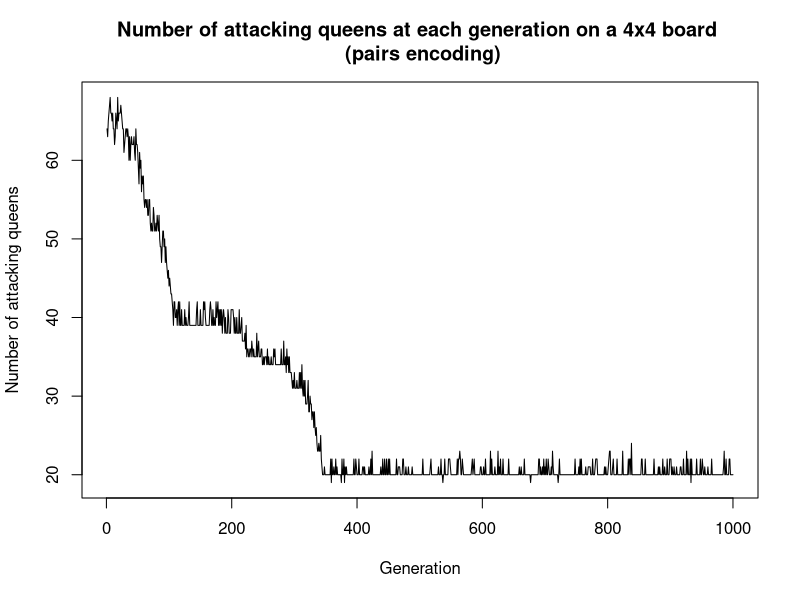
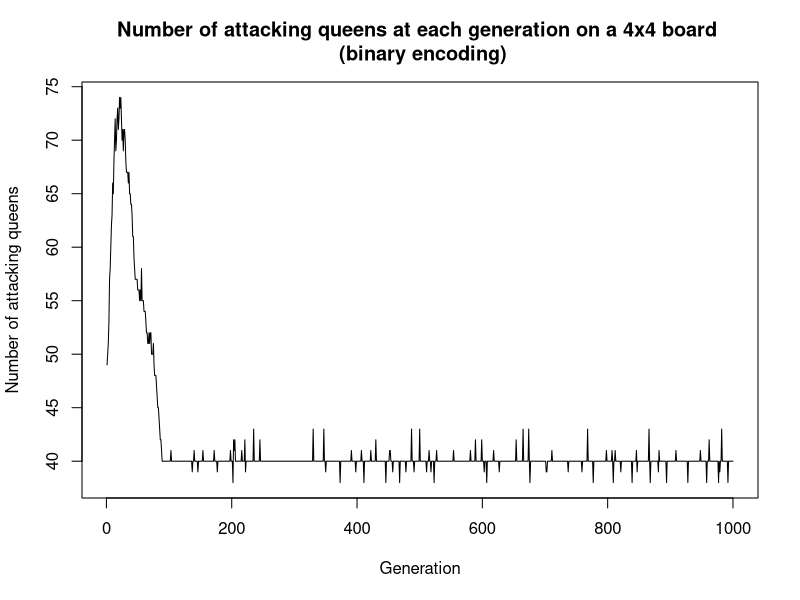
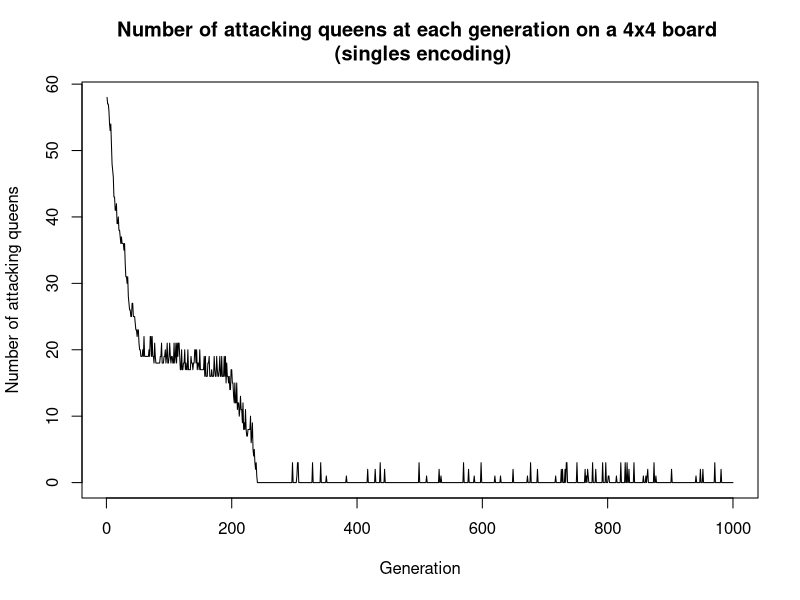
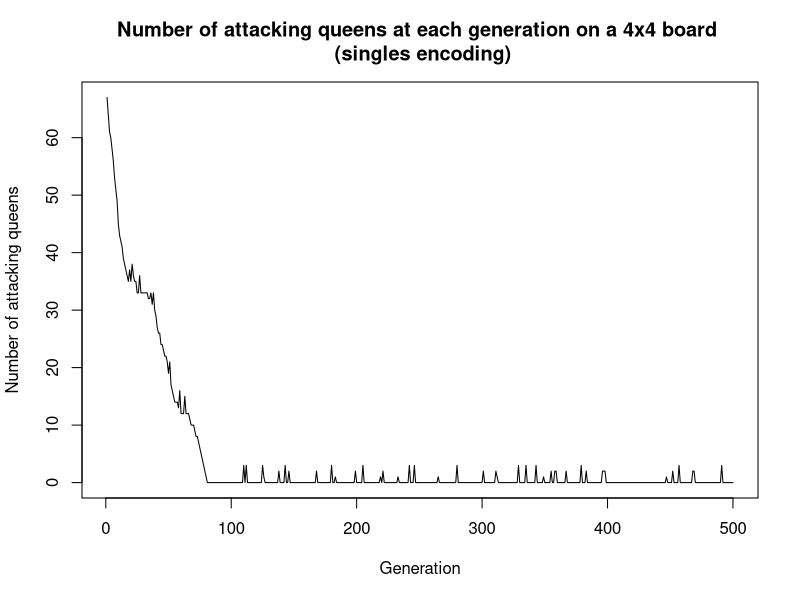
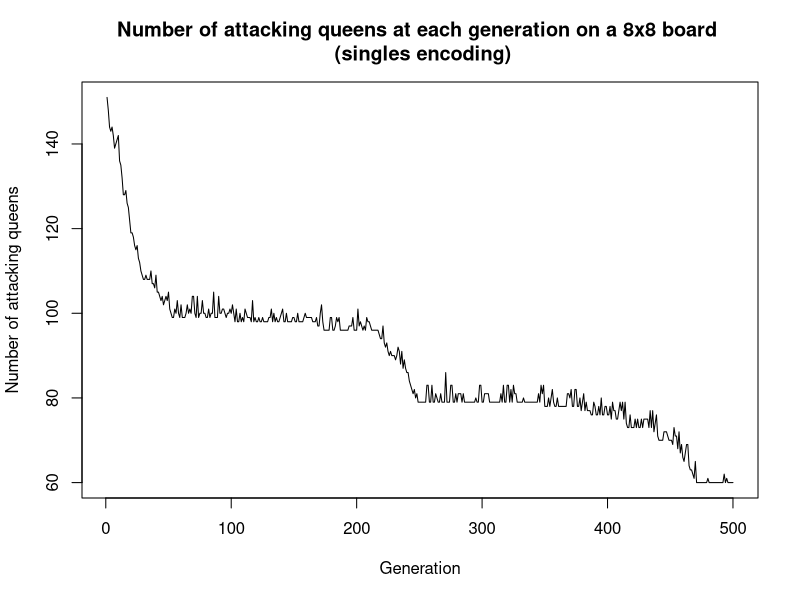
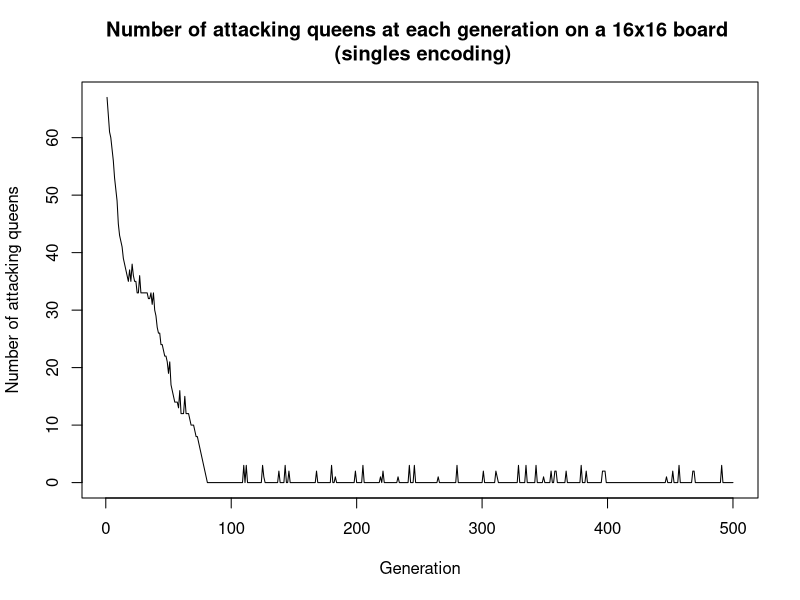
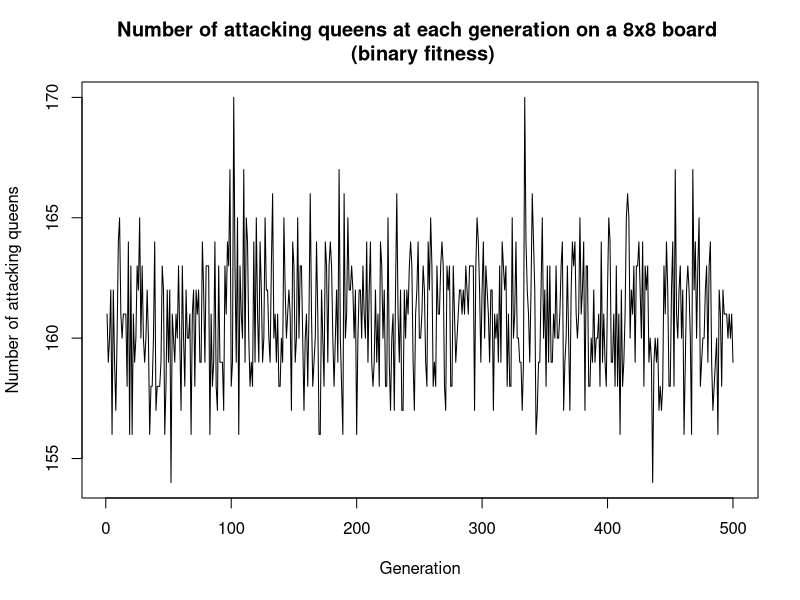
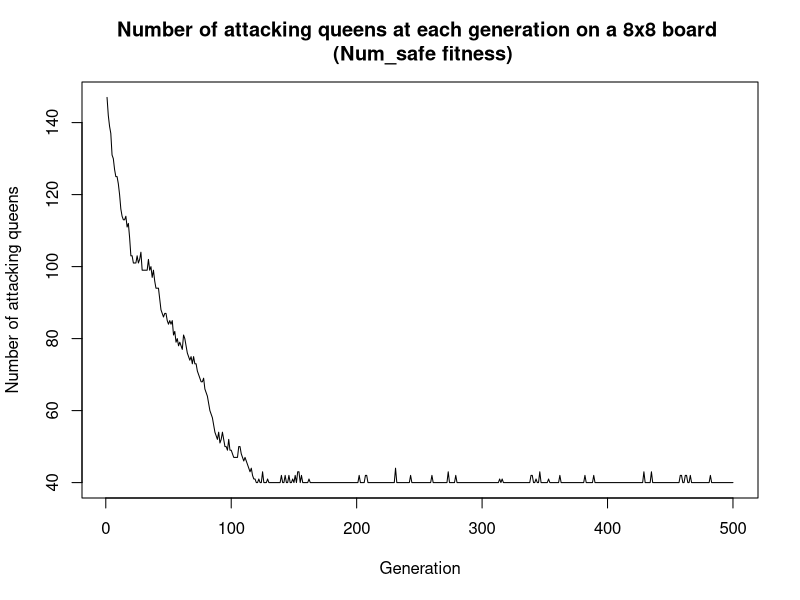

These charts were generated, in order, by the following R code:
## ---- chunk 1
knitr::opts_chunk$set(echo = FALSE, cache = TRUE)
## ---- chunk 2
BinToDec <- function(x){
  #https://stackoverflow.com/questions/12892348/convert-binary-string-to-binary-or-decimal-value
  sum(2^(which(rev(unlist(strsplit(as.character(x), "")) == 1))-1))
}

vizualize_board <- function(layout, n){
  #Given a layout, vizualizes the board
  if(typeof(layout) == "list" & is.null(ncol(layout))){
    #print("Binary")
    #Binary
    board <- matrix(nrow = n, ncol = n)
    #fill the board with 0s
    for (i in 1:nrow(board)){
      for (j in 1:ncol(board)){
        board[i,j] <- 0
      }
    }
    for (i in 1:n){
      board[i,BinToDec(layout[[i]])] <- 1
    }
    board <- t(board)
    #print(board)
  }else if(typeof(layout) == "integer" & is.null(ncol(layout))){
    #print("Singles")
    #Singles
    #fill the board with 0s
    board <- matrix(nrow = n, ncol = n)
    for (i in 1:n){
      for (j in 1:n){
        board[i,j] <- 0
      }
    }
    for (i in 1:n){
      board[i,layout[i]] <- 1
    }
    board <- t(board)
    #print(board)
  }else{
    #Pairs
    #print("Pairs")
    board <- matrix(nrow = n, ncol = n)
    #fill the board with 0s
    for (i in 1:nrow(board)){
      for (j in 1:ncol(board)){
        board[i,j] <- 0
      }
    }
    for (i in 1:nrow(layout)){
      board[layout[i,1], layout[i,2]] <- 1
    }
  }
  #Print the board in the console:
  for (i in 1:(nrow(board)*2)){
    cat("_")
  }
  cat("\n")
  for (i in 1:nrow(board)){
    cat("|")
    for (j in 1:ncol(board)){
      if(board[i,j] == 0){
        cat(" |")
      }else{
        cat("Q|")
      }
    }
    cat("\n")
  }
}
## ---- chunk 3
#################### PAIRS REPRESENTATION ####################

# Question 2 : Crossover

crossover <- function(layout1, layout2, p){
  #PAIRS (matrix)
  kid <- matrix(nrow = nrow(layout1), ncol = 2)
  for (i in 1:p){
    kid[i,] <- layout1[i,]
  }
  for (i in (p+1):nrow(layout2)){
    kid[i,] <- layout2[i,]
  }
  return(kid)
}

# Question 3 : Mutate

mutate <- function(layout,n){
  pair <- sample(n,1)
  layout[pair,1] <- sample(n,1)
  layout[pair,2] <- sample(n,1)
  #Disadvantages of this layout : can move to a location where there is already a queen 
  # --> Good or bad ? Good: simulate a queen "disappearing", bad: duplicates in the representation
  return(layout)
}

# Question 4 : Fitness

fitness <- function(layout, fitness_function, n){
  board <- matrix(nrow = n, ncol = n)
  #fill the board with 0s
  for (i in 1:n){
    for (j in 1:n){
      board[i,j] <- 0
    }
  }
  #fill the board with 1s where there are queens
  for (i in 1:n){
    board[layout[i,1], layout[i,2]] <- 1
  }
  #================================================================================
 #Convert the board to a list of coordinates 
  my_vec <- c()
  for(i in 1:n){
    for(j in 1:n){
      if(board[i,j]==1){
        my_vec <- c(my_vec, c(i,j))
      }
    }
  }
  if(length(my_vec) == 0){
    return(0)
  }
  points<-array( my_vec, dim=c(2,length(my_vec)/2))
  are_attacking_eachother <- function(Q1,Q2){
    #https://stackoverflow.com/questions/57239548/how-to-check-if-a-queen-is-under-attack-in-nqueens
    (Q1[1] == Q2[1] | Q1[2] == Q2[2] | Q1[1]-Q1[2] == Q2[1]-Q2[2] | Q1[1]+Q1[2] == Q2[1]+Q2[2])
  }
  fitness <- 0
  if(length(points)/2 == 1){
    if(fitness_function == "binary"){
      return(0)
    }else if(fitness_function == "num_safe"){
      return(1)
    }else{
      #number of attacking pairs
      return(0)
    }
  }else if(fitness_function == "binary"){
      for(queen in 1:((length(points)/2)-1)){
        for(other_queen in (queen+1):(length(points)/2)){
          Q1 <- c(points[1,queen], points[2,queen])
          Q2 <- c(points[1,other_queen], points[2,other_queen])
          if(are_attacking_eachother(Q1, Q2)){
            fitness <- 1
          }
        } 
      }
  }else if(fitness_function == "num_safe"){
    safe <- 0
     for(queen in 1:((length(points)/2)-1)){
        for(other_queen in (queen+1):(length(points)/2)){
          Q1 <- c(points[1,queen], points[2,queen])
          Q2 <- c(points[1,other_queen], points[2,other_queen])
          if(!are_attacking_eachother(Q1, Q2)){
            safe <- safe + 2
          }
        } 
     }
    #to scale to [0,1], we could divide by the max number of queens that can be safe
    fitness <- safe
  }else if(fitness_function == "num_attacking"){
    num_attacking <- 0
    for(queen in 1:((length(points)/2)-1)){
      for(other_queen in (queen+1):(length(points)/2)){
        Q1 <- c(points[1,queen], points[2,queen])
        Q2 <- c(points[1,other_queen], points[2,other_queen])
        if(are_attacking_eachother(Q1, Q2)){
          num_attacking <- num_attacking + 1
        }
      } 
    }
    fitness <- num_attacking
  }else{
      #(nC2 - number) of pairs of queens attacking each other.
      nc2 <- (n*(n-1)/2)
      num_attacking <- 0
      for(queen in 1:((length(points)/2)-1)){
        for(other_queen in (queen+1):(length(points)/2)){
          Q1 <- c(points[1,queen], points[2,queen])
          Q2 <- c(points[1,other_queen], points[2,other_queen])
          if(are_attacking_eachother(Q1, Q2)){
            fitness <- 1
          }
        } 
      }
      fitness <- (nc2 - num_attacking)
  }
  return(fitness)
}

# Question 5 : Genetic Algorithm

generate_random_layout_pairs <- function(n){
  pairs<-array(0, dim=c(n,2))
  for (i in 1:n){
    pairs[i,1] <- sample(n,1)
    pairs[i,2] <- sample(n,1)
  }
  return(pairs)
}

darwin_pairs <- function(n_generations, board_size, n_population, mutprob, fitness_function, crossover_p){
  ###### Initialization ######
  #generate random population
  population <- list()
  for(i in 1:n_population){
    population[[i]] <- generate_random_layout_pairs(board_size)
  }

  #calculate fitness of population
  fitnesses <- c()
  for(i in 1:n_population){
    fitnesses[i] <- fitness(population[[i]], fitness_function, board_size)
  }
  n_attacking_queens <- c()
  solutions <- list()
  ###### Genetic Algorithm ######
  for(generation in 1:n_generations){

    #Two individuals are randomly sampled from the current population, 
    # they are further used as parents
    parents <- sample(population, 2, replace = FALSE)

    #One individual with the smallest fitness is selected from the current population,
    # this will be the victim
    victim <- population[which.min(fitnesses)]
    victim_idx <- which.min(fitnesses)
    #The two sampled parents are to produce a kid by crossover
    kid <- crossover(parents[[1]], parents[[2]], p=crossover_p)

    #this kid should be mutated with probability mutprob
    if(runif(1) < mutprob){
      kid <- mutate(kid, board_size)
    }

    #The victim is replaced by the kid in the population
    population[[victim_idx]] <- kid

    #Do not forget to update the vector of fitness values of the population
    fitnesses[victim_idx] <- fitness(kid, fitness_function, board_size)

    #Remember the number of pairs of queens attacking each other at the given iteration
    attacking_queens <- 0
    for(i in 1:n_population){
      attacking_queens <- attacking_queens + fitness(population[[i]], "num_attacking", board_size)
      if(fitness(population[[i]], "num_attacking", board_size) == 0){
        solutions[[length(solutions)+1]] <- population[[i]]
      }
    }
    n_attacking_queens <- c(n_attacking_queens, attacking_queens)

  }
  return(list(n_attacking_queens = n_attacking_queens, solutions = solutions))
}

## ---- chunk 4
# Question 6 : Legal Configuration
res_pairs <- darwin_pairs(n_generations = 1000, 
                          board_size =  4, 
                          n_population = 20, 
                          mutprob = 0.1, 
                          fitness_function = "num_safe",
                          crossover_p = 2)

cat("found", length(res_pairs$solutions), "legal configurations \n")
cat("Example of a legal configuration : \n")
if(length(res_pairs$solutions) > 0){
  vizualize_board(res_pairs$solutions[[1]], 4)
}
## ---- chunk 5
# Question 7 : Plot
plot(res_pairs$n_attacking_queens, type="l", xlab="Generation", ylab="Number of attacking queens")
title("Number of attacking queens at each generation on a 4x4 board \n (pairs encoding)")

## ---- chunk 6
################### Binary Representation ###################

# Question 2 : Crossover

crossover <- function(layout1, layout2, p){
  #p < log2(n)/2
  kid <- list()
  for (i in 1:p){
    kid[[i]] <- layout1[[i]]
  }
  for (i in (p+1):length(layout2)){
    kid[[i]] <- layout2[[i]]
  }
  return(kid)
}

# Question 3 : Mutate

mutate <- function(layout,n){
    #randomly select a binary string
    binary_string <- sample(1:length(layout), 1)
    #randomly select a bit in the binary string
    bit <- sample(1:length(layout[[binary_string]]), 1)
    #flip the bit
    layout[[binary_string]][bit] <- abs(layout[[binary_string]][bit] - 1)
    return(layout)
}

# Question 4 : Fitness

fitness <- function(layout, fitness_function, n){
  #Very twisted and inefficient way of doing things, to be modified
  board <- matrix(nrow = n, ncol = n)
  #fill the board with 0s
  for (i in 1:nrow(board)){
    for (j in 1:ncol(board)){
      board[i,j] <- 0
    }
  }
  for (i in 1:length(layout)){
    board[i, BinToDec(layout[[i]])] <- 1
  }
  board <- t(board) 

  #================================================================================
  #At this point, the board var should contain a matrix on the state of the board, with 1s for queens and 0s for empty spaces
  #Convert the board to a list of coordinates 
  my_vec <- c()
  for(i in 1:n){
    for(j in 1:n){
      if(board[i,j]==1){
        my_vec <- c(my_vec, c(i,j))
      }
    }
  }
  if(length(my_vec) == 0){
    return(0)
  }
  points<-array( my_vec, dim=c(2,length(my_vec)/2))
  are_attacking_eachother <- function(Q1,Q2){
    #https://stackoverflow.com/questions/57239548/how-to-check-if-a-queen-is-under-attack-in-nqueens
    (Q1[1] == Q2[1] | Q1[2] == Q2[2] | Q1[1]-Q1[2] == Q2[1]-Q2[2] | Q1[1]+Q1[2] == Q2[1]+Q2[2])
  }
  fitness <- 0
  #If only one queen on the board:
  if(length(points)/2 <= 1){
    if(fitness_function == "binary"){
      return(0)
    }else if(fitness_function == "num_safe"){
      return(length(points)/2)
    }else{ #number of attacking pairs
      return(0)
    }
    
  }else if(fitness_function == "binary"){
      for(queen in 1:((length(points)/2)-1)){
        for(other_queen in (queen+1):(length(points)/2)){
          Q1 <- c(points[1,queen], points[2,queen])
          Q2 <- c(points[1,other_queen], points[2,other_queen])
          if(are_attacking_eachother(Q1, Q2)){
            fitness <- 1
          }
        } 
      }
  }else if(fitness_function == "num_safe"){
    safe <- 0
     for(queen in 1:((length(points)/2)-1)){
        for(other_queen in (queen+1):(length(points)/2)){
          Q1 <- c(points[1,queen], points[2,queen])
          Q2 <- c(points[1,other_queen], points[2,other_queen])
          if(!are_attacking_eachother(Q1, Q2)){
            safe <- safe + 2
          }
        } 
     }
    #to scale to [0,1], we can divide by the max number of queens that can be safe
    fitness <- safe
    
  }else if(fitness_function == "num_attacking"){
    num_attacking <- 0
    for(queen in 1:((length(points)/2)-1)){
      for(other_queen in (queen+1):(length(points)/2)){
        Q1 <- c(points[1,queen], points[2,queen])
        Q2 <- c(points[1,other_queen], points[2,other_queen])
        if(are_attacking_eachother(Q1, Q2)){
          num_attacking <- num_attacking + 1
        }
      } 
    }
    fitness <- num_attacking
  }else{
      #(nC2 - number) of pairs of queens attacking each other.
      nc2 <- (n*(n-1)/2)
      num_attacking <- 0
      for(queen in 1:((length(points)/2)-1)){
        for(other_queen in (queen+1):(length(points)/2)){
          Q1 <- c(points[1,queen], points[2,queen])
          Q2 <- c(points[1,other_queen], points[2,other_queen])
          if(are_attacking_eachother(Q1, Q2)){
            fitness <- 1
          }
        } 
      }
      fitness <- nc2 - num_attacking
  }
  return(fitness)
}

# Question 5 : Genetic Algorithm

generate_random_layout_binary <- function(n){
  #Only works for n powers of 2, otherwise it can produces queens outside of the board
  layout <- list()
  for (i in 1:n){
    layout[[i]] <- sample(0:1, ceiling(log2(n)), replace = TRUE)
  }
  return(layout)
}

darwin_bin <- function(n_generations, board_size, n_population, mutprob, fitness_function, crossover_p){

  #generate random population
  population <- list()
  for(i in 1:n_population){
    population[[i]] <- generate_random_layout_binary(board_size)
  }

  #calculate fitness of population
  fitnesses <- c()
  for(i in 1:n_population){
    fitnesses[i] <- fitness(population[[i]], fitness_function, board_size)
  }
  n_attacking_queens <- c()
  solutions <- list()
  ###### Genetic Algorithm ######
  for(generation in 1:n_generations){
    #Two individuals are randomly sampled from the current population, they are further used as parents
    parents <- sample(population, 2, replace = FALSE)

    #One individual with the smallest fitness is selected from the current population, this will be the victim
    victim <- population[which.min(fitnesses)][[1]]
    victim_idx <- which.min(fitnesses)

    #The two sampled parents are to produce a kid by crossover
    kid <- crossover(parents[[1]], parents[[2]], p=crossover_p)
    #this kid should be mutated with probability mutprob
    if(runif(1) < mutprob){
      kid <- mutate(kid, board_size)
    }
    #The victim is replaced by the kid in the population
  
    population[[victim_idx]] <- kid

    #Do not forget to update the vector of fitness values of the population
    fitnesses[victim_idx] <- fitness(kid, fitness_function, board_size)

  #Remember the number of pairs of queens attacking each other at the given iteration
    attacking_queens <- 0
    for(i in 1:n_population){
      attacking_queens <- attacking_queens + fitness(population[[i]], "num_attacking", board_size)
      if(fitness(population[[i]], "num_attacking", board_size) == 0){
        solutions[[length(solutions)+1]] <- population[[i]]
      }
    }
    n_attacking_queens <- c(n_attacking_queens, attacking_queens)

  }
  return(list(n_attacking_queens = n_attacking_queens, solutions = solutions))
}

## ---- chunk 7
# Question 6 : Legal Configuration
res_bin <- darwin_bin(n_generations = 1000, 
                          board_size =  4, 
                          n_population = 20, 
                          mutprob = 0.1, 
                          fitness_function = "num_safe",
                          crossover_p = 1) #Bin rep so 2bits only

cat("found", length(res_bin$solutions), "legal configurations \n")
cat("Example of a legal configuration : \n")
if(length(res_bin$solutions) > 0){
  vizualize_board(res_bin$solutions[[1]], 4)
}
## ---- chunk 8
# Question 7 : Plot
plot(res_bin$n_attacking_queens, type="l", xlab="Generation", ylab="Number of attacking queens")
title("Number of attacking queens at each generation on a 4x4 board \n (binary encoding)")

## ---- chunk 9
################### Singles Representation ###################

# Question 2 : Crossover

crossover <- function(layout1, layout2, p){
  kid <- c()
    for (i in 1:p){
      kid <- c(kid , layout1[i])
    }
    for (i in (p+1):length(layout2)){
      kid <- c(kid , layout2[i])
    }
    return(kid)
}

# Question 3 : Mutate

mutate <- function(layout,n){
    row <- sample(n,1)
    layout[row] <- sample(n,1)
    #Disadvantages of this method : a queen can only be moved within a column, and it can also not be moved at all
    return(layout)
}

# Question 4 : Fitness

fitness <- function(layout, fitness_function, n){
  #Very twisted and inefficient way of doing things, to be modified
  board <- matrix(nrow = n, ncol = n)
  #fill the board with 0s
  for (i in 1:n){
    for (j in 1:n){
      board[i,j] <- 0
    }
  }
  for (i in 1:n){
    board[i,layout[i]] <- 1
  }
  board <- t(board)
  #================================================================================
  #At this point, the board var should contain a matrix on the state of the board, with 1s for queens and 0s for empty spaces
  #Convert the board to a list of coordinates 
  my_vec <- c()
  for(i in 1:n){
    for(j in 1:n){
      if(board[i,j]==1){
        my_vec <- c(my_vec, c(i,j))
      }
    }
  }
  if(length(my_vec) == 0){
    return(0)
  }
  points<-array( my_vec, dim=c(2,length(my_vec)/2))
  are_attacking_eachother <- function(Q1,Q2){
    #https://stackoverflow.com/questions/57239548/how-to-check-if-a-queen-is-under-attack-in-nqueens
    (Q1[1] == Q2[1] | Q1[2] == Q2[2] | Q1[1]-Q1[2] == Q2[1]-Q2[2] | Q1[1]+Q1[2] == Q2[1]+Q2[2])
  }
  fitness <- 0
  #If only one queen on the board:
  if(length(points)/2 <= 1){
    if(fitness_function == "binary"){
      return(0)
    }else if(fitness_function == "num_safe"){
      return(length(points)/2)
    }else{ #number of attacking pairs
      return(0)
    }
  }else if(fitness_function == "binary"){
      for(queen in 1:((length(points)/2)-1)){
        for(other_queen in (queen+1):(length(points)/2)){
          Q1 <- c(points[1,queen], points[2,queen])
          Q2 <- c(points[1,other_queen], points[2,other_queen])
          if(are_attacking_eachother(Q1, Q2)){
            fitness <- 1
          }
        } 
      }
  }else if(fitness_function == "num_safe"){
    safe <- 0
     for(queen in 1:((length(points)/2)-1)){
        for(other_queen in (queen+1):(length(points)/2)){
          Q1 <- c(points[1,queen], points[2,queen])
          Q2 <- c(points[1,other_queen], points[2,other_queen])
          if(!are_attacking_eachother(Q1, Q2)){
            safe <- safe + 2
          }
        } 
     }
    #to scale to [0,1], we can divide by the max number of queens that can be safe
    fitness <- safe
  }else if(fitness_function == "num_attacking"){
    num_attacking <- 0
    for(queen in 1:((length(points)/2)-1)){
      for(other_queen in (queen+1):(length(points)/2)){
        Q1 <- c(points[1,queen], points[2,queen])
        Q2 <- c(points[1,other_queen], points[2,other_queen])
        if(are_attacking_eachother(Q1, Q2)){
          num_attacking <- num_attacking + 1
        }
      } 
    }
    fitness <- num_attacking
  }else{
      #(nC2 - number) of pairs of queens attacking each other.
      nc2 <- (n*(n-1)/2)
      num_attacking <- 0
      for(queen in 1:((length(points)/2)-1)){
        for(other_queen in (queen+1):(length(points)/2)){
          Q1 <- c(points[1,queen], points[2,queen])
          Q2 <- c(points[1,other_queen], points[2,other_queen])
          if(are_attacking_eachother(Q1, Q2)){
            fitness <- 1
          }
        } 
      }
      fitness <- (nc2 - num_attacking)
  }
  return(fitness)
}

# Question 5 : Genetic Algorithm

generate_random_layout_singles <- function(n){
  layout <- c()
  for (i in 1:n){
    layout[i] <- sample(1:n,1)
  }
  return(layout)
}

darwin_singles <- function(n_generations, board_size, n_population, mutprob, fitness_function, crossover_p){

  #generate random population
  population <- list()
  for(i in 1:n_population){
    population[[i]] <- generate_random_layout_singles(board_size)
  }

  #calculate fitness of population
  fitnesses <- c()
  for(i in 1:n_population){
    fitnesses[i] <- fitness(population[[i]], fitness_function, board_size)
  }
  n_attacking_queens <- c()
  solutions <- list()
  ###### Genetic Algorithm ######
  for(generation in 1:n_generations){
    #Two individuals are randomly sampled from the current population, they are further used as parents
    parents <- sample(population, 2, replace = FALSE)

    #One individual with the smallest fitness is selected from the current population, this will be the victim
    victim <- population[which.min(fitnesses)][[1]]
    victim_idx <- which.min(fitnesses)

    #The two sampled parents are to produce a kid by crossover
    kid <- crossover(parents[[1]], parents[[2]], p=crossover_p)
    #this kid should be mutated with probability mutprob
    if(runif(1) < mutprob){
      kid <- mutate(kid, board_size)
    }
    #The victim is replaced by the kid in the population
  
    population[[victim_idx]] <- kid

    #Do not forget to update the vector of fitness values of the population
    fitnesses[victim_idx] <- fitness(kid, fitness_function, board_size)

  #Remember the number of pairs of queens attacking each other at the given iteration
    attacking_queens <- 0
    for(i in 1:n_population){
      attacking_queens <- attacking_queens + fitness(population[[i]], "num_attacking", board_size)
      if(fitness(population[[i]], "num_attacking", board_size) == 0){
        solutions[[length(solutions)+1]] <- population[[i]]
      }
    }
    n_attacking_queens <- c(n_attacking_queens, attacking_queens)
  }
  return(list(n_attacking_queens = n_attacking_queens, solutions = solutions))
}

## ---- chunk 10
# Question 6 : Legal Configuration
res_sin <- darwin_singles(n_generations = 1000,
                          board_size = 4,
                          n_population = 20,
                          mutprob = 0.1,
                          fitness_function ="num_safe",
                          crossover_p = 2)

cat("found", length(res_sin$solutions), "legal configurations \n")
cat("Example of a legal configuration : \n")
if(length(res_sin$solutions) > 0){
  vizualize_board(res_sin$solutions[[1]], 4)
}
## ---- chunk 11
# Question 7 : Plot
plot(res_sin$n_attacking_queens, type = "l", xlab = "Generation", ylab = "Number of attacking queens")
title("Number of attacking queens at each generation on a 4x4 board \n (singles encoding)")
## ---- chunk 12

# n = 4
start_time <- Sys.time()
res_sin4 <- darwin_singles(n_generations = 500,
                           board_size = 4,
                           n_population = 20,
                           mutprob =0.1,
                           fitness_function = "num_safe",
                           crossover_p = 2)
end_time <- Sys.time()

cat("N = 4 : found", length(res_sin4$solutions), "legal configurations")
cat("\n")
cat("time taken:", end_time - start_time, "seconds")
cat("\n")
plot(res_sin4$n_attacking_queens, type = "l", xlab = "Generation", ylab = "Number of attacking queens")
title("Number of attacking queens at each generation on a 4x4 board \n (singles encoding)")

# n = 8
start_time <- Sys.time()
res_sin8 <- darwin_singles(n_generations = 500,
                           board_size = 8,
                           n_population = 20,
                           mutprob =0.1,
                           fitness_function = "num_safe",
                           crossover_p = 4)
end_time <- Sys.time()

cat("N = 8 : found", length(res_sin8$solutions), "legal configurations")
cat("\n")
cat("time taken:", end_time - start_time, "seconds")
cat("\n")
plot(res_sin8$n_attacking_queens, type = "l", xlab = "Generation", ylab = "Number of attacking queens")
title("Number of attacking queens at each generation on a 8x8 board \n (singles encoding)")

# n = 16
start_time <- Sys.time()
res_sin16 <- darwin_singles(n_generations = 500,
                           board_size = 16,
                           n_population = 20,
                           mutprob =0.1,
                           fitness_function = "num_safe",
                           crossover_p = 8)
end_time <- Sys.time()

cat("N = 16 : found", length(res_sin16$solutions), "legal configurations")
cat("\n")
cat("time taken:", end_time - start_time, "seconds")
cat("\n")
plot(res_sin4$n_attacking_queens, type = "l", xlab = "Generation", ylab = "Number of attacking queens")
title("Number of attacking queens at each generation on a 16x16 board \n (singles encoding)")

## ---- chunk 13

# Binary
start_time <- Sys.time()
res_sinA <- darwin_singles(n_generations = 500,
                           board_size = 8,
                           n_population = 20,
                           mutprob =0.1,
                           fitness_function = "binary",
                           crossover_p = 4)
end_time <- Sys.time()

cat("Binary: found", length(res_sinA$solutions), "legal configurations")
cat("\n")
cat("time taken:", end_time - start_time, "seconds")
cat("\n")
plot(res_sinA$n_attacking_queens, type = "l", xlab = "Generation", ylab = "Number of attacking queens")
title("Number of attacking queens at each generation on a 8x8 board \n (binary fitness)")

# Number of Safe Queens
start_time <- Sys.time()
res_sinB <- darwin_singles(n_generations = 500,
                           board_size = 8,
                           n_population = 20,
                           mutprob =0.1,
                           fitness_function = "num_safe",
                           crossover_p = 4)
end_time <- Sys.time()

cat("Num_safe : found", length(res_sinB$solutions), "legal configurations")
cat("\n")
cat("time taken:", end_time - start_time, "seconds")
cat("\n")
plot(res_sinB$n_attacking_queens, type = "l", xlab = "Generation", ylab = "Number of attacking queens")
title("Number of attacking queens at each generation on a 8x8 board \n (Num_safe fitness)")

# n = 16
start_time <- Sys.time()
res_sinC <- darwin_singles(n_generations = 500,
                           board_size = 8,
                           n_population = 20,
                           mutprob =0.1,
                           fitness_function = "other",
                           crossover_p = 4)
end_time <- Sys.time()

cat("nC2 - num_attacking : found", length(res_sinC$solutions), "legal configurations")
cat("\n")
cat("time taken:", end_time - start_time, "seconds")
cat("\n")
plot(res_sinC$n_attacking_queens, type = "l", xlab = "Generation", ylab = "Number of attacking queens")
title("Number of attacking queens at each generation on a 8x8 board \n (nC2 - num_attacking fitness)")

## ---- chunk 14

# mutprob= 0.1
start_time <- Sys.time()
res_sinA <- darwin_singles(n_generations = 1000,
                           board_size = 8,
                           n_population = 20,
                           mutprob =0.1,
                           fitness_function = "num_safe",
                           crossover_p = 4)
end_time <- Sys.time()

cat("mutprob= 0.1: found", length(res_sinA$solutions), "legal configurations")
cat("\n")
cat("time taken:", end_time - start_time, "seconds")
cat("\n")
plot(res_sinA$n_attacking_queens, type = "l", xlab = "Generation", ylab = "Number of attacking queens")
title("Number of attacking queens at each generation on a 8x8 board \n (mutprob= 0.1)")

# mutprob= 0.5
start_time <- Sys.time()
res_sinB <- darwin_singles(n_generations = 1000,
                           board_size = 8,
                           n_population = 20,
                           mutprob= 0.5,
                           fitness_function = "num_safe",
                           crossover_p = 4)
end_time <- Sys.time()

cat("mutprob= 0.5: found", length(res_sinB$solutions), "legal configurations")
cat("\n")
cat("time taken:", end_time - start_time, "seconds")
cat("\n")
plot(res_sinB$n_attacking_queens, type = "l", xlab = "Generation", ylab = "Number of attacking queens")
title("Number of attacking queens at each generation on a 8x8 board \n (mutprob= 0.5)")

# mutprob= 0.9
start_time <- Sys.time()
res_sinC <- darwin_singles(n_generations = 1000,
                           board_size = 8,
                           n_population = 20,
                           mutprob= 0.9,
                           fitness_function = "num_safe",
                           crossover_p = 4)
end_time <- Sys.time()

cat("mutprob= 0.9: found", length(res_sinC$solutions), "legal configurations")
cat("\n")
cat("time taken:", end_time - start_time, "seconds")
cat("\n")
plot(res_sinC$n_attacking_queens, type = "l", xlab = "Generation", ylab = "Number of attacking queens")
title("Number of attacking queens at each generation on a 8x8 board \n (mutprob= 0.9)")

## ---- chunk 15
# 2.1
data <- read.csv2("censoredproc.csv")

par(mfrow=c(1,3))

# histogram of all data
hist(as.numeric(data[,1]), freq=F, main="Histogram of all data")

# histogram of data with cens=1
hist(as.numeric(data[which(data[,2]==1),1]), freq=F, main="Histogram of cens=1 data")

# histogram of data with cens=2
hist(as.numeric(data[which(data[,2]==2),1]), freq=F, main="Histogram of cens=2 data")

print("min")
min(as.numeric(data[which(data[,2]==1),1]))
min(as.numeric(data[which(data[,2]==2),1]))
print("max")
max(as.numeric(data[which(data[,2]==1),1]))
max(as.numeric(data[which(data[,2]==2),1]))


## ---- chunk 16
# 2.4

# EM algorithm
get_Q <- function(lambda_k){ 
  #Given lambda and lambda_k, returns Q(lambda, lambda_k) to be optimised
  Q <- function(lambda){
    n*log(lambda) - lambda*n*mean(x) + m*log(lambda) -lambda*sum((1/lambda_k)-(c/(exp(lambda_k*c)-1))) - sum(log(1-exp(-lambda*c)))
  }
  return(Q)
}

##################### Parameters #####################

# uncensored and censored number of observations
n <- length(which(data[,2]==1))
m <- length(which(data[,2]==2))

# uncensored and censored observations
x <- as.numeric(data[which(data[,2]==1),1]) #Uncensored observations
c <- as.numeric(data[which(data[,2]==2),1]) #Censored observations

# starting lambda value and stopping conditions
lambda_0 <- 100 # starting value for lambda_k
epsilon <- 0.001 # stopping condition
max_k <- 100 # maximum number of iterations

# initialization of the while loop
k <- 1 # iteration counter 
lambda_ks <- lambda_0 # vector of lambda values, starting with lambda_0

####################### EM Algorithm ##############################

while(k < max_k){
  # E-step
  Q <- get_Q(lambda_ks[k])
  # M-step
  lambda_k <- optimise(Q, interval = c(0,100), maximum = TRUE)$maximum
  lambda_ks <- c(lambda_ks, lambda_k)
  # stopping condition
  if(abs(lambda_k - lambda_ks[k]) < epsilon){
    print(paste("EM algorithm stopped at iteration", k))
    break
  }
  # update k
  k <- k +1
}

print(lambda_ks)
## ---- chunk 17
#2.5

lambda_graph <- lambda_ks[length(lambda_ks)]

par(mfrow=c(1,3))

hist(as.numeric(data[,1]), freq=F, main="Histogram of all data")
curve(dexp(x, rate = lambda_graph), from=0, to=10, col='blue', add=TRUE, lwd = 2)

hist(as.numeric(data[which(data[,2]==1),1]), freq=F, main="Histogram of cens=1 data")
curve(dexp(x, rate = lambda_graph), from=0, to=10, col='blue', add=TRUE, lwd = 2)

hist(as.numeric(data[which(data[,2]==2),1]), freq=F, main="Histogram of cens=2 data")
curve(dexp(x, rate = lambda_graph), from=0, to=10, col='blue', add=TRUE, lwd = 2)

## ---- chunk 18
#2.6

lambda_hat <- lambda_ks[length(lambda_ks)]

MLE_lambda_hat <- c()
EM_lambda_hat  <- c()

### Number of bootstrap samples ###
B <- 1000
###################################

for(i in 1:B){
  #Bootstrap data: 
  # Draw a 1000 samples from rexp with parameter lambda_hat
  bootstrap_data <- rexp(1000, rate = lambda_hat)
  #Sample from this data a number of samples = to the number of censored data un the original data (189)
  bootstrap_censored <- sample(bootstrap_data, 189)
  
  #Censor them 
  for (j in 1:length(bootstrap_censored)){
    bootstrap_censored[j] <- runif(1, min = 0, max = bootstrap_censored[j])
  }
  bootstrap_uncensored <- cbind(bootstrap_data[1:811], rep(1,811))
  bootstrap_censored <- cbind(bootstrap_censored, rep(2,189))
  combined_bootstrap_data <- rbind(bootstrap_uncensored, bootstrap_censored)
  
  ##################### Parameters #####################
  # uncensored and censored number of observations
  n <- length(which(combined_bootstrap_data[,2]==1))
  m <- length(which(combined_bootstrap_data[,2]==2))
  
  # uncensored and censored observations
  x <- as.numeric(combined_bootstrap_data[which(combined_bootstrap_data[,2]==1),1]) #Uncensored observations
  c <- as.numeric(combined_bootstrap_data[which(combined_bootstrap_data[,2]==2),1]) #Censored observations
  
  ####################### MLE #######################
  MLE_lambda_hat[i] <- 1/mean(x)
  
  ####################### EM Algorithm ##############################
  # starting lambda value and stopping conditions
  lambda_0 <- 100 # starting value for lambda_k
  epsilon <- 0.001 # stopping condition
  max_k <- 100 # maximum number of iterations
  
  # initialization of the while loop
  k <- 1 # iteration counter 
  lambda_ks <- lambda_0 # vector of lambda values, starting with lambda_0
  
  while(k < max_k){
    # E-step
    Q <- get_Q(lambda_ks[k])
    # M-step
    lambda_k <- optimise(Q, interval = c(0,100), maximum = TRUE)$maximum
    # stopping condition
    if(abs(lambda_k - lambda_ks[k]) < epsilon){
      #print(paste("EM algorithm stopped at iteration", k))
      break
    }
    # update
    lambda_ks <- c(lambda_ks, lambda_k)
    k <- k +1
  }
  EM_lambda_hat[i] <- lambda_ks[length(lambda_ks)]
}

# lambda_hat graphs
par(mfrow=c(1,2))
hist(MLE_lambda_hat)
hist(EM_lambda_hat)

# Variances
cat("Variance of MLE_lambda_hat: ", var(MLE_lambda_hat), "\n")
cat("Variance of EM_lambda_hat: ", var(EM_lambda_hat), "\n")
